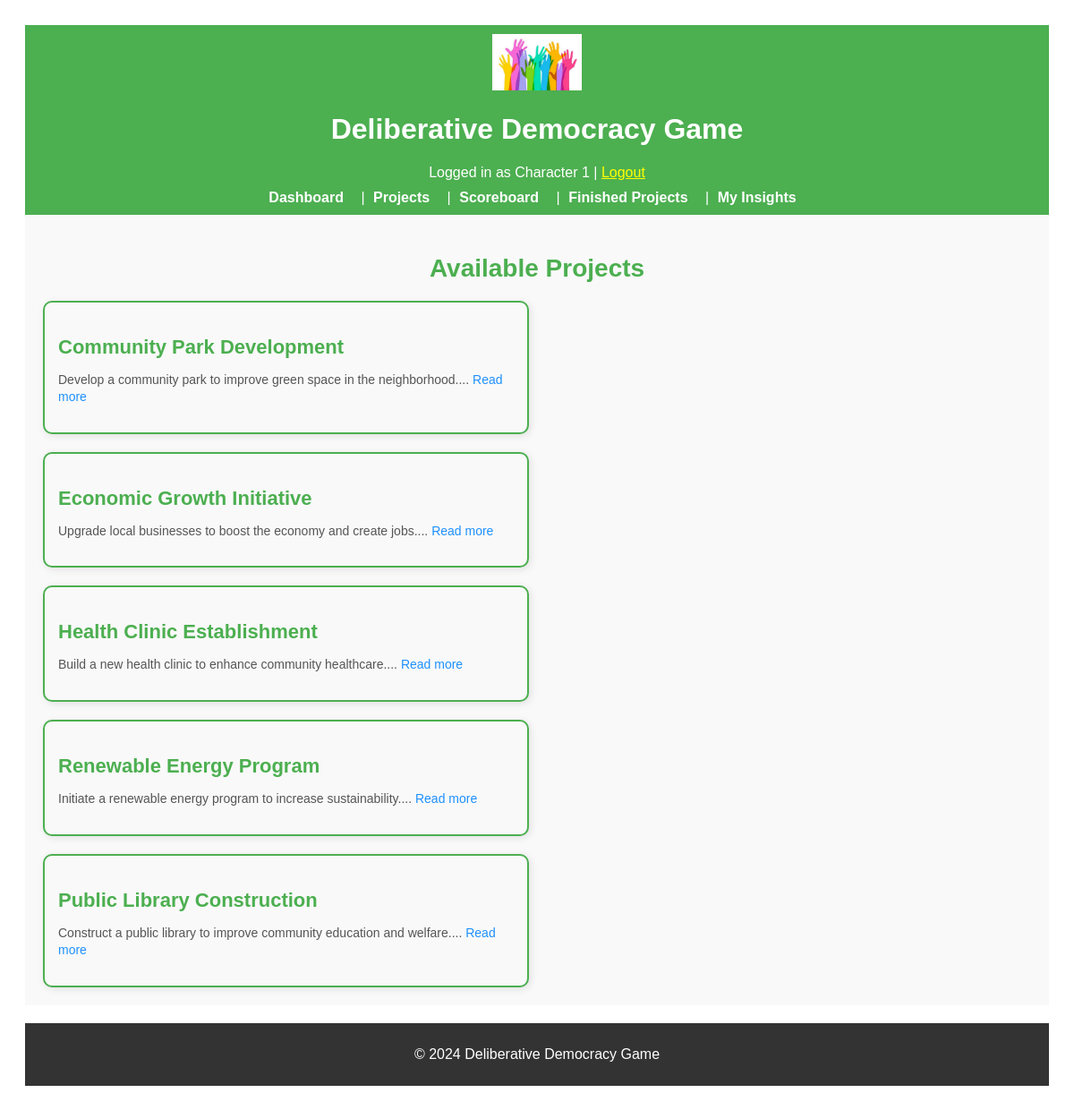
The app's page /projects (signed in), older data.
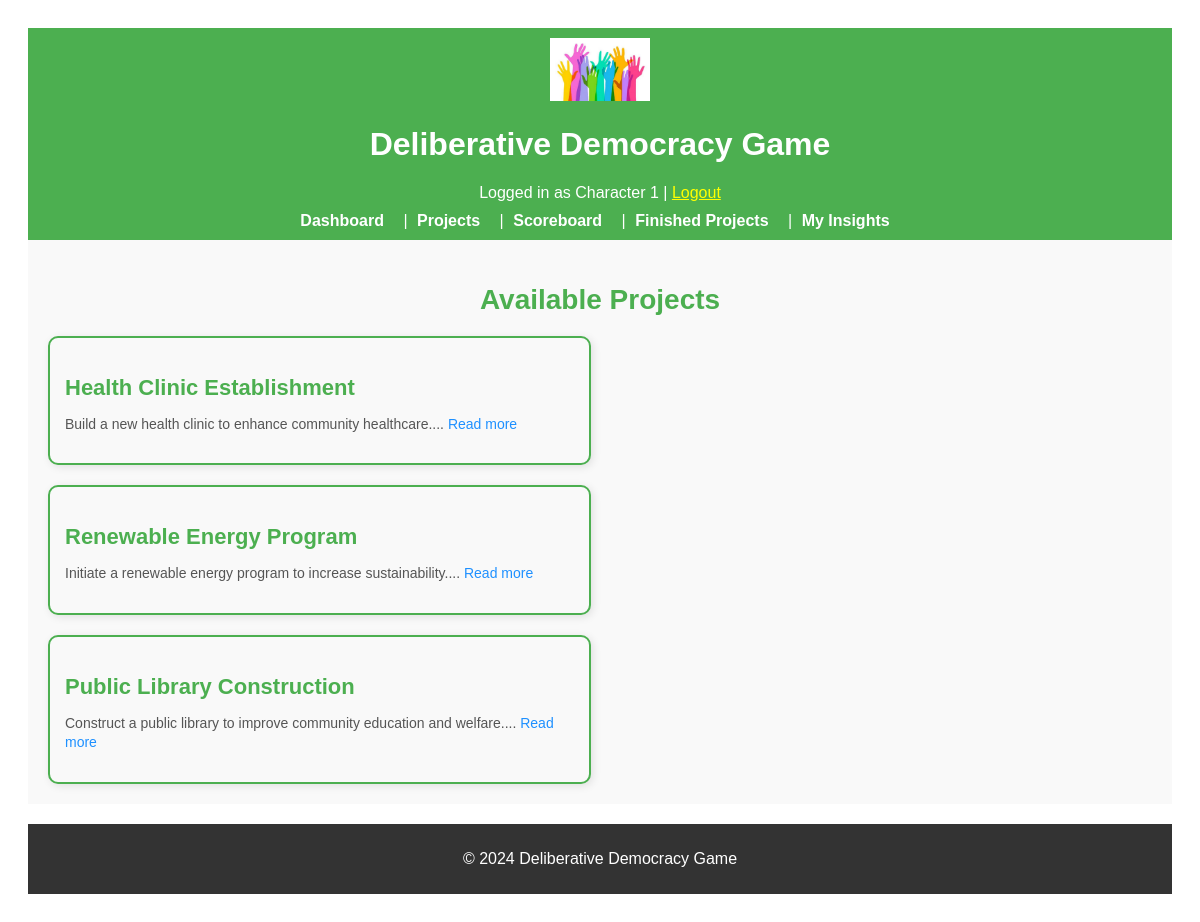
The same page, newer data.
### app/models.py (models this page shows, shortened)
class Project(db.Model):
    __tablename__ = "projects"
    id = db.Column(db.Integer, primary_key=True)
    name = db.Column(db.String(128), nullable=False)
    description = db.Column(db.Text, nullable=True)
    outcomes = db.Column(db.Text, nullable=True)
    required_resources = db.Column(db.Text, nullable=True)
    is_completed = db.Column(db.Boolean, default=False)

### app/routes.py (the view)
@main.route("/projects")
@login_required
def project_list():
    projects = Project.query.filter_by(is_completed=False).all()
    return render_template("project_list.html", projects=projects)

### app/routes.py (called while the page is built)
@login_manager.user_loader
def load_user(user_id):
    return User.query.get(int(user_id))

### app/templates/project_list.html (shortened to what this page needs)
{% extends "base.html" %}
{% block content %}
<h2 class="projects-header">Available Projects</h2>
{% if projects %}
<div class="projects-container">
    {% for project in projects %}
    <div class="project-card">
        <h3 class="project-title">
            <a href="{{ url_for('main.project_detail', project_id=project.id) }}" class="project-link">{{ project.name
                }}</a>
        </h3>
        <p class="project-description">{{ project.description[:100] }}... <a
                href="{{ url_for('main.project_detail', project_id=project.id) }}" class="read-more">Read more</a></p>
    </div>
    {% endfor %}
</div>
{% else %}
<p class="no-projects-message">No projects available at the moment. Please check back later.</p>
{% endif %}
{% endblock %}

Row changes from the older to the newer data that the page shows:
no longer on this page (row edited): Project: name "Community Park Development", description "Develop a community park to improve green space in the neighborhood."
no longer on this page (row edited): Project: name "Economic Growth Initiative", description "Upgrade local businesses to boost the economy and create jobs."
